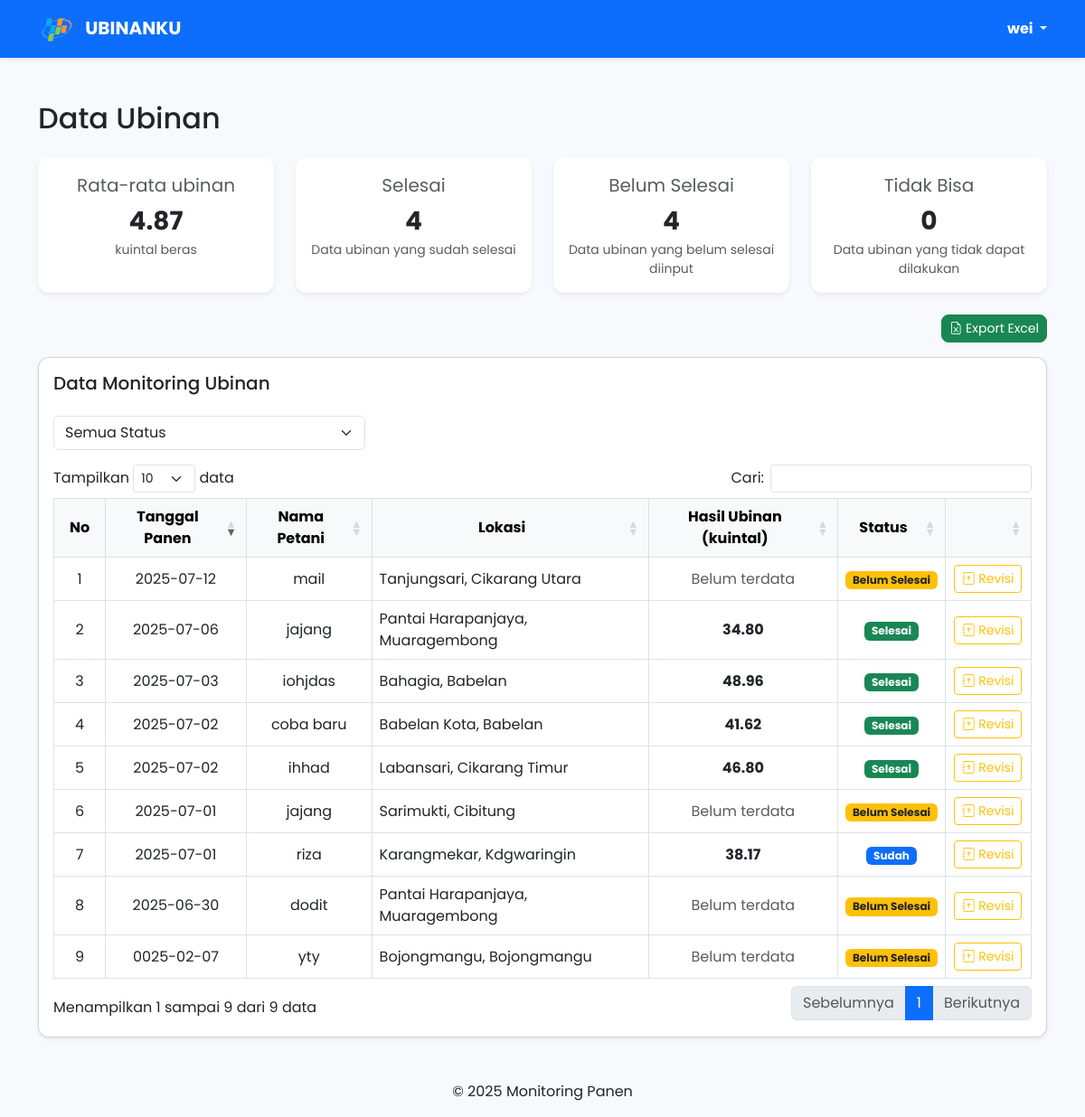
Screenshot of /client/service/admin-biasa/dashboard.php (signed in) with the database file from the repository.
### tables this page shows
CREATE TABLE `monitoring_data_panen` (
  `id` int(11) NOT NULL,
  `nama_petani` varchar(100) NOT NULL,
  `desa` varchar(100) NOT NULL,
  `kecamatan` varchar(100) NOT NULL,
  `tanggal_panen` date NOT NULL,
  `subround` int(11) NOT NULL,
  `foto_petani` varchar(255) NOT NULL,
  `foto_potong` varchar(255) NOT NULL,
  `foto_timbangan` varchar(255) NOT NULL,
  `berat_plot` decimal(10,2) DEFAULT NULL,
  `gkp` decimal(10,2) DEFAULT NULL,
  `gkg` decimal(10,2) DEFAULT NULL,
  `ku` decimal(10,2) DEFAULT NULL,
  `status` enum('selesai','belum selesai','tidak bisa','sudah') DEFAULT NULL,
  `user_id` int(11) NOT NULL,
  `nomor_segmen` varchar(9) NOT NULL,
  `nomor_sub_segmen` varchar(2) NOT NULL,
  `note` varchar(500) NOT NULL,
  `created_at` timestamp NOT NULL DEFAULT current_timestamp(),
  `updated_at` timestamp NULL DEFAULT NULL
);

### client/service/admin-biasa/dashboard.php (the view, shortened to what this page needs)
<?php
include '../../../server/config/koneksi.php';
$data = mysqli_query($conn, "SELECT * FROM monitoring_data_panen ORDER BY created_at DESC");
$q_avg = mysqli_query($conn, "SELECT AVG(berat_plot) AS avg_berat_plot FROM monitoring_data_panen WHERE berat_plot IS NOT NULL AND berat_plot != ''");
$avg = mysqli_fetch_assoc($q_avg);
$avg_berat_plot = $avg['avg_berat_plot'] !== null ? number_format($avg['avg_berat_plot'], 2) : '-';
$q_status = mysqli_query($conn, "
    SELECT status, COUNT(*) as jumlah
    FROM monitoring_data_panen
    WHERE status IN ('selesai', 'belum selesai', 'tidak bisa')
    GROUP BY status
");
$status_count = [
    'selesai' => 0,
    'belum selesai' => 0,
    'tidak bisa' => 0
];
while ($row = mysqli_fetch_assoc($q_status)) {
    $status_count[strtolower($row['status'])] = $row['jumlah'];
}
?>
<!DOCTYPE html>
<html lang="id">
<head>
    <link href="https://cdn.jsdelivr.net/npm/bootstrap@5.3.0/dist/css/bootstrap.min.css" rel="stylesheet">
    <link href="https://cdn.datatables.net/1.13.6/css/dataTables.bootstrap5.min.css" rel="stylesheet">
    <link href="https://cdn.jsdelivr.net/npm/bootstrap-icons@1.10.5/font/bootstrap-icons.css" rel="stylesheet">
</head>
<body>
<nav class="navbar navbar-expand-lg navbar-dark bg-primary shadow-sm">
  <div class="container">
    <a class="navbar-brand" href="#">
      <img src="../../assets/logo.png" alt="Logo" width="40" class="me-2">
      UBINANKU
    </a>
    <div class="d-flex align-items-center">
      <div class="dropdown">
        <a href="#" class="text-white fw-bold text-decoration-none dropdown-toggle" id="userDropdown" data-bs-toggle="dropdown" aria-expanded="false">
          <?= htmlspecialchars($_SESSION['username']); ?>
        </a>
      </div>
    </div>
  </div>
</nav>
<div class="container my-5">
    <h2 class="mb-4">Data Ubinan</h2>
            <div class="row g-4 mb-4">
                <div class="col-12 col-sm-6 col-lg-3">
                    <div class="card shadow-sm border-0 text-center h-100">
                        <div class="card-body">
                        <div class="fs-5 text-muted mb-1">Rata-rata ubinan</div>
                        <div class="fs-3 fw-bold"><?= $avg_berat_plot; ?></div>
                        <div class="small text-muted">kuintal beras</div>
                        </div>
                    </div>
                </div>
                <div class="col-12 col-sm-6 col-lg-3">
                    <div class="card shadow-sm border-0 text-center h-100">
                        <div class="card-body">
                        <div class="fs-5 text-muted mb-1">Selesai</div>
                        <div class="fs-3 fw-bold"><?= $status_count['selesai'];; ?></div>
                        <div class="small text-muted">Data ubinan yang sudah selesai</div>
                        </div>
                    </div>
                </div>
                <div class="col-12 col-sm-6 col-lg-3">
                    <div class="card shadow-sm border-0 text-center h-100">
                        <div class="card-body">
                        <div class="fs-5 text-muted mb-1">Belum Selesai</div>
                        <div class="fs-3 fw-bold"><?= $status_count['belum selesai'];; ?></div>
                        <div class="small text-muted">Data ubinan yang belum selesai diinput</div>
                        </div>
                    </div>
                </div>
                <div class="col-12 col-sm-6 col-lg-3">
                    <div class="card shadow-sm border-0 text-center h-100">
                        <div class="card-body">
                        <div class="fs-5 text-muted mb-1">Tidak Bisa</div>
                        <div class="fs-3 fw-bold"><?= $status_count['tidak bisa'];; ?></div>
                        <div class="small text-muted">Data ubinan yang tidak dapat dilakukan</div>
                        </div>
                    </div>
                </div>
            </div>
            <div class="d-flex justify-content-end align-items-center mt-4 mb-3">
                <a href="export_excel.php" class="btn btn-success btn-sm btn-custom">
                    <i class="bi bi-file-earmark-excel"></i> Export Excel
                </a>
            </div>
            <div class="card shadow-sm">
                <div class="card-body">
                    <h5 class="card-title mb-4">Data Monitoring Ubinan</h5>
                    <div class="row mb-3">
                        <div class="col-md-4 mb-2 mb-md-0">
                            <select id="statusFilter" class="form-select">
                                <option value="">Semua Status</option>
                            </select>
                        </div>
                    </div>
                    <div class="table-responsive">
                        <table id="tabelPanen" class="table table-bordered align-middle table-hover">
                            <thead class="table-light text-center">
                                <tr>
                                    <th class="text-center align-middle" style="width:40px;">No</th>
                                    <th class="text-center align-middle">Tanggal Panen</th>
                                    <th class="text-center align-middle">Nama Petani</th>
                                    <th class="text-center align-middle">Lokasi</th>
                                    <th class="text-center align-middle">Hasil Ubinan (kuintal)</th>
                                    <th class="text-center align-middle">Status</th>
                                    <th class="text-center align-middle" style="width:60px;"></th>
                                </tr>
                            </thead>
                            <tbody>
                                <?php if (mysqli_num_rows($data) > 0): ?>
                                    <?php while($row = mysqli_fetch_assoc($data)): ?>
                                        <tr class="table-row-link"
                                            data-href="detail_panen.php?id=<?= $row['id']; ?>"
                                            data-status="<?= strtolower($row['status'] ?? ''); ?>">
                                            <td class="text-center"></td>
                                            <td class="text-center"><?= htmlspecialchars($row['tanggal_panen']); ?></td>
                                            <td class="text-center"><?= htmlspecialchars($row['nama_petani']); ?></td>
                                            <td><?= htmlspecialchars($row['desa'] . ', ' . $row['kecamatan']); ?></td>
                                            <td class="text-center">
                                                <?php
                                                if (!empty($row['ku']) && $row['ku'] != 0) {
                                                    echo '<span class="fw-bold">' . htmlspecialchars($row['ku']) . '</span>';
                                                } else {
                                                    echo '<span class="text-muted">Belum terdata</span>';
                                                }
                                                ?>
                                            </td>
                                            <td class="text-center">
                                                <?php
                                                $status = isset($row['status']) ? strtolower($row['status']) : '';
                                                if ($status === 'selesai') {
                                                    echo '<span class="badge bg-success">Selesai</span>';
                                                } elseif ($status === 'belum selesai') {
                                                    echo '<span class="badge bg-warning text-dark">Belum Selesai</span>';
                                                } elseif ($status === 'tidak bisa') {
                                                    echo '<span class="badge bg-danger">Tidak Bisa</span>';
                                                } elseif ($status === 'sudah') {
                                                    echo '<span class="badge bg-primary">Sudah</span>';
                                                } else {
                                                    echo '<span class="badge bg-secondary">-</span>';
                                                }
                                                ?>
                                            </td>
                                            <td class="text-center">
                                                <button type="button" class="btn btn-sm btn-outline-warning revisiButton"
                                                    data-id="<?= $row['id']; ?>"
                                                    data-nama="<?= htmlspecialchars($row['nama_petani']); ?>">
                                                    <i class="bi bi-journal-arrow-up"></i> Revisi
                                                </button>
                                            </td>
                                        </tr>
                                    <?php endwhile; ?>
                                <?php endif; ?>
                            </tbody>
                        </table>
                    </div>
                </div>
            </div>
</div>
<footer class="text-center mt-5 mb-3">
    &copy; <?= date('Y'); ?> Monitoring Panen
</footer>
</body>
</html>

### client/service/admin-biasa/dashboard.php (style rules this page uses)
body { background-color: #f8f9fc; font-family: 'Poppins', sans-serif; }
.navbar-brand { font-weight: bold; font-size: 20px; }
.card { border-radius: 12px; }
.btn-custom { border-radius: 8px; transition: all 0.3s ease; }
.table-row-link { cursor: pointer; }

### rows the page displays
monitoring_data_panen: tanggal_panen "2025-07-06", nama_petani "jajang", desa+kecamatan "Pantai Harapanjaya, Muaragembong", ku "34.80", status "Selesai"
monitoring_data_panen: tanggal_panen "2025-07-12", nama_petani "mail", desa+kecamatan "Tanjungsari, Cikarang Utara", shows "Belum terdata", status "Belum Selesai"
monitoring_data_panen: tanggal_panen "2025-06-30", nama_petani "dodit", desa+kecamatan "Pantai Harapanjaya, Muaragembong", shows "Belum terdata", status "Belum Selesai"
monitoring_data_panen: tanggal_panen "0025-02-07", nama_petani "yty", desa+kecamatan "Bojongmangu, Bojongmangu", shows "Belum terdata", status "Belum Selesai"
monitoring_data_panen: tanggal_panen "2025-07-02", nama_petani "coba baru", desa+kecamatan "Babelan Kota, Babelan", ku "41.62", status "Selesai"
monitoring_data_panen: tanggal_panen "2025-07-02", nama_petani "ihhad", desa+kecamatan "Labansari, Cikarang Timur", ku "46.80", status "Selesai"
monitoring_data_panen: tanggal_panen "2025-07-03", nama_petani "iohjdas", desa+kecamatan "Bahagia, Babelan", ku "48.96", status "Selesai"
monitoring_data_panen: tanggal_panen "2025-07-01", nama_petani "jajang", desa+kecamatan "Sarimukti, Cibitung", shows "Belum terdata", status "Belum Selesai"
monitoring_data_panen: tanggal_panen "2025-07-01", nama_petani "riza", desa+kecamatan "Karangmekar, Kdgwaringin", ku "38.17", status "Sudah"

### other values shown
$_SESSION['username'] "wei"
$avg_berat_plot "4.87"
$status_count['selesai'] "4"
$status_count['belum selesai'] "4"
$status_count['tidak bisa'] "0"
